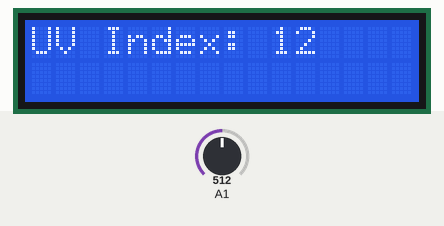
Bench run of a sketch on a simulated Arduino Uno, built with avr-gcc and run on an emulated ATmega328P. Shown: 16×2 character LCD. The inputs (shaded band) are chosen by the test bench; at power-on: A1 = 512. What the sketch prints to the serial monitor is not drawn.

Above: at 2.9 s.
3.0 s: A1 set to 122
At 5.9 s:
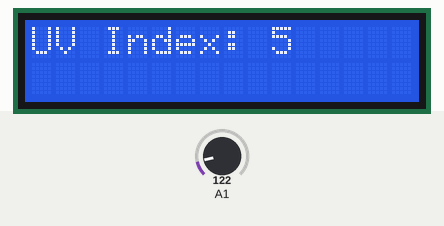
6.0 s: A1 set to 40
At 10.3 s:
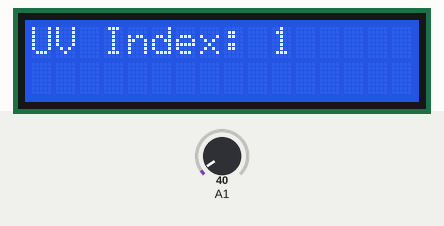
Timing chart, 0 to 11.8 s (numbered marks = the images above; inputs shaded):
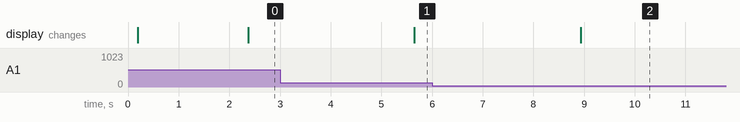

The sketch:

UV_with_LCD.ino
```cpp
// Arduino code is available to download - link below the video.

// UV index explanation: http://www2.epa.gov/sunwise/uv-index-scale
// UV index explanation: http://www.epa.gov/sunwise/doc/what_is_uvindex.html

/*
Connection:

 Arduino           Ultraviolet (UV) sensor
 A0 (Analog 0)          SIG
 +5V                    VCC
 GND                    GND
*/
#include <LiquidCrystal_PCF8574.h>
#include <stdlib.h>
LiquidCrystal_PCF8574 lcd(0x27);  // set the LCD address to 0x27 for a 16 chars and 2 line display

float Vsig;

void setup(){
  lcd.setBacklight(255);
  lcd.begin(16, 2);
  lcd.print("circuitdigest.com");
  delay(100);
  lcd.setCursor(0,1);
  lcd.print("Connecting...");
  Serial.begin(115200);
}

void loop()
{
  int sensorValue;
  long  sum=0;
  int UV_index;
  for(int i=0;i<1024;i++)
   {
      sensorValue=analogRead(A1);
      sum=sensorValue+sum;
      delay(2);
   }
 sum = sum >> 10;
 Vsig = sum*4980.0/1023.0; // Vsig is the value of voltage measured from the SIG pin of the Grove interface
 Serial.print("The voltage value: ");
 Serial.print(Vsig);
 Serial.print(" mV    --   ");

if (Vsig < 50) {
    //Serial.print("UV Index: 0 "); Serial.println("   Exposure level - NONE (You're probably at home!) ");
    UV_index = 0;
 }
if (Vsig > 50 && Vsig < 227) {
    //Serial.print("UV Index: 1 "); Serial.println("   Exposure level - LOW (You're probably at home!) ");
    UV_index = 1;
 }
if (Vsig > 227 && Vsig < 318) {
    //Serial.print("UV Index: 2 "); Serial.println("   Exposure level - LOW (You can go outside and have fun!) ");
    UV_index = 2;
 }
if (Vsig > 318 && Vsig < 408) {
    //Serial.print("UV Index: 3 "); Serial.println("   Exposure level - MODERATE (Sun starts to annoy you) ");
    UV_index = 3;
 }
if (Vsig > 408 && Vsig < 503) {
    //Serial.print("UV Index: 4 "); Serial.println("   Exposure level - MODERATE (Sun starts to annoy you) ");
    UV_index = 4;
 }
if (Vsig > 503 && Vsig < 606) {
    //Serial.print("UV Index: 5 "); Serial.println("   Exposure level - MODERATE (Sun starts to annoy you) ");
    UV_index = 5;
 }
if (Vsig > 606 && Vsig < 696) {
    //Serial.print("UV Index: 6 "); Serial.println("   Exposure level - HIGH (Get out from the sunlight! get out now!) ");
    UV_index = 6;
 }
if (Vsig > 696 && Vsig < 795) {
    //Serial.print("UV Index: 7 "); Serial.println("   Exposure level - HIGH (Get out from the sunlight! get out now!) ");
    UV_index = 7;
 }
if (Vsig > 795 && Vsig < 881) {
    //Serial.print("UV Index: 8 "); Serial.println("   Exposure level - VERY HIGH (Get out from the sunlight! get out now!) ");
    UV_index = 8;
 }
if (Vsig > 881 && Vsig < 976) {
    //Serial.print("UV Index: 9 "); Serial.println("   Exposure level - VERY HIGH (If you value your health, don't go outside, just stay at home!) ");
    UV_index = 9;
 }
if (Vsig > 976 && Vsig < 1079) {
    //Serial.print("UV Index: 10 "); Serial.println("   Exposure level - VERY HIGH (If you value your health, don't go outside, just stay at home!) ");
    UV_index = 10;
 }
if (Vsig > 1079 && Vsig < 1170) {
    //Serial.print("UV Index: 11 "); Serial.println("   Exposure level - EXTREME (If you value your health, don't go outside, just stay at home!) ");
    UV_index = 11;
 }
if (Vsig > 1170) {
    //Serial.print("UV Index: 11+ "); Serial.println("   Exposure level - EXTREME (You will probably die in 3, 2, 1... Just JOKING, don't be scared...) - intensity of sunlight is really at maximum ");
    UV_index = 12;
 }
    lcd.clear();
    lcd.display();
    lcd.setCursor(0, 0);
    lcd.print("UV Index: ");
    lcd.print(UV_index);
    delay (100);
    lcd.setCursor(0, 1); // set the cursor to column 0, line 2
    delay(1000);
}
```

Measured:
- after the input at 3.0 s, the display: changes after 2.7 s (image 1)
- after the input at 6.0 s, the display: changes after 2.9 s (image 2)
